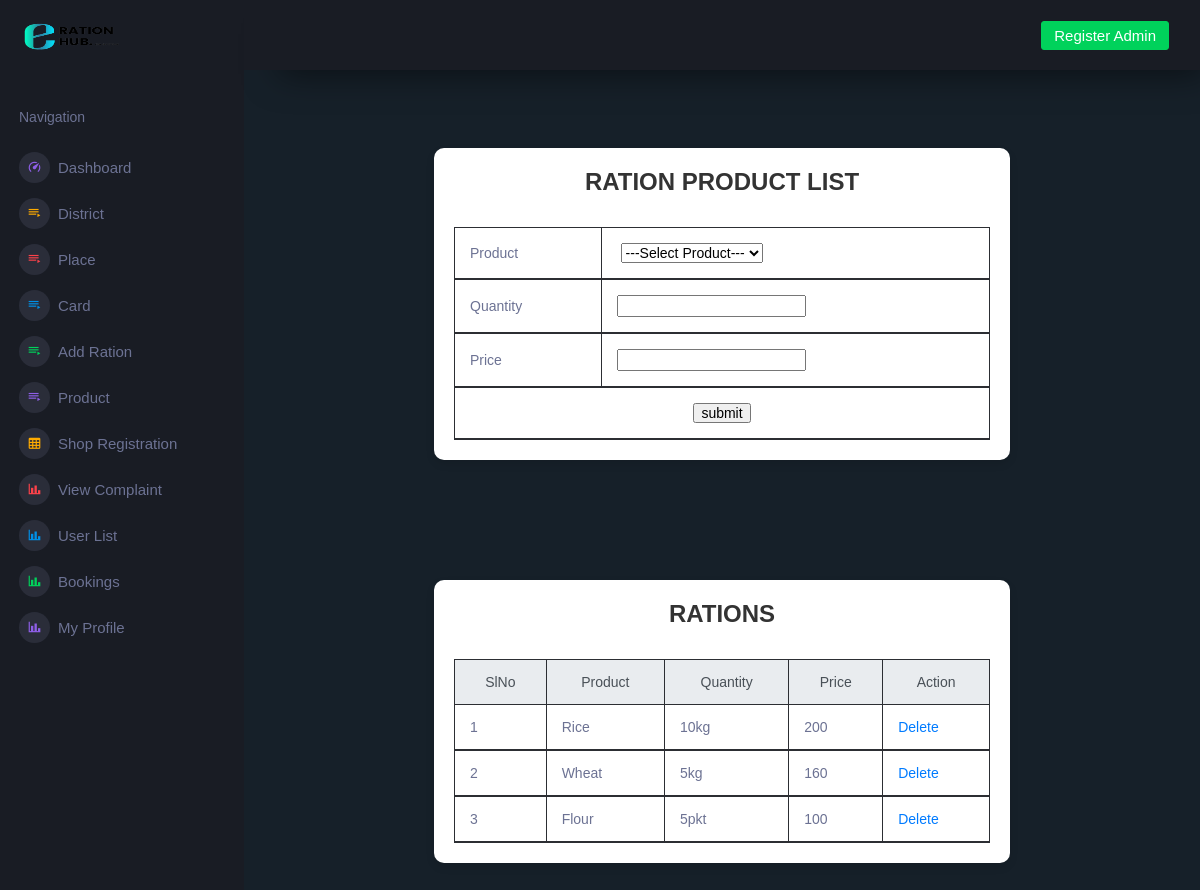
/Project/Admin/Ration List.php?yid=9, run on the app's committed database.
### tables this page shows
CREATE TABLE `tbl_rationlist` (
  `rationlist_id` int(11) NOT NULL,
  `product_id` int(11) NOT NULL,
  `product_qty` varchar(100) NOT NULL,
  `product_price` varchar(60) NOT NULL,
  `ration_id` int(11) NOT NULL
);

CREATE TABLE `tbl_product` (
  `product_id` int(11) NOT NULL,
  `product_name` varchar(60) NOT NULL,
  `product_status` int(11) NOT NULL DEFAULT 0
);

### Project/Admin/Ration List.php (the view, shortened to what this page needs)
<?php
include("../Assets/Connection/Connection.php");
include("Head.php");
			?>
<!DOCTYPE html PUBLIC "-//W3C//DTD XHTML 1.0 Transitional//EN" "http://www.w3.org/TR/xhtml1/DTD/xhtml1-transitional.dtd">
<head>
  </head>
<body>
<form id="form1" name="form1" method="post" action="">
<div class="container mt-5">
    <div class="row justify-content-center">
        <div class="col-md-8">
            <div class="table-wrapper">
                <h3>Ration Product List</h3>
                <table class="table table-bordered table-striped">
                    <thead class="thead-light">
    <tr>
      <td>Product</td>
      <td><label for="sel_product"></label>
        <select name="sel_product" id="sel_product" required>
        <option value="sel">---Select Product---</option>
		</select>
      </td>
    </tr>
    <tr>
      <td>Quantity</td>
      <td>
      <input type="text" name="txt_quantity"required/>
      </td>
    </tr>
    <tr>
      <td>Price</td>
      <td>
       <input type="text" name="txt_price" required/>
      </td>
    </tr>
    <tr>
      <td colspan="2" align="center">
      	<input type="submit" name="btn_sub" value="submit" />
      </td>
                </table>
            </div>
        </div>
    </div>
</div>
  <br />
  <br />
  <br />
  <div class="container mt-5">
    <div class="row justify-content-center">
        <div class="col-md-8">
            <div class="table-wrapper">
                <h3>Rations</h3>
                <table class="table table-bordered table-striped">
                    <thead class="thead-light">
    <tr>
      <th>SlNo</th>
      <th>Product</th>
      <th>Quantity</th>
      <th>Price</th>
      <th>Action</th>
    </tr>
    <?php
	      $selQry = "select * from tbl_rationlist r inner join tbl_product p on r.product_id=p.product_id where ration_id =".$_SESSION['yid'];
		  $result = $Con->query($selQry);
		  $i=0;
		  while($data = $result->fetch_assoc())
		  {
			  $i++;
		  ?>
      <tr>
      <td><?php echo $i ?></td>
    <td><?php echo $data['product_name'] ?></td>
      <td><?php echo $data['product_qty'] ?></td>
      <td><?php echo $data['product_price'] ?></td>
      <td>
      		<a href="Ration List.php?did=<?php echo $data['rationlist_id'] ?>">Delete</a>
      </td>
    </tr>
    <?php
		  }
    ?>
                </table>
            </div>
        </div>
    </div>
</div>
</form>
</body>
</html>
<?php
include("Foot.php");
?>

### Project/Admin/Ration List.php (style rules this page uses)
body { background-color: #495057 !important; font-family: 'Arial', sans-serif; }
.table-wrapper { background-color: #fff; padding: 20px; border-radius: 10px; box-shadow: 0 4px 8px rgba(0, 0, 0, 0.1); }
h3 { color: #333; font-weight: bold; text-transform: uppercase; margin-bottom: 30px; text-align: center; }
.table thead th { background-color: #f8f9fa; color: #6c757d; text-align: center; }

### data on the page
tbl_rationlist: product.product_name "Rice", product_qty "10kg", product_price "200"
tbl_rationlist: product.product_name "Wheat", product_qty "5kg", product_price "160"
tbl_rationlist: product.product_name "Flour", product_qty "5pkt", product_price "100"
